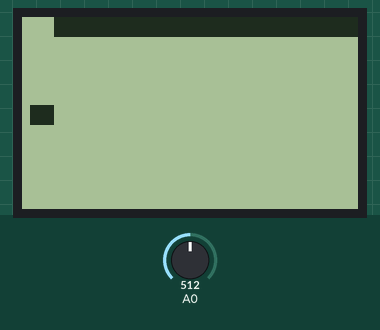
Bench run of a sketch on a simulated Arduino Uno, built with avr-gcc and run on an emulated ATmega328P. Parts: 84×48 one-colour display. The test bench sets the inputs (shaded band); at power-on: A0 = 512. What the sketch prints to the serial monitor is not drawn.

Above: at 1.03 s.
1.3 s: A0 set to 716
At 1.94 s:
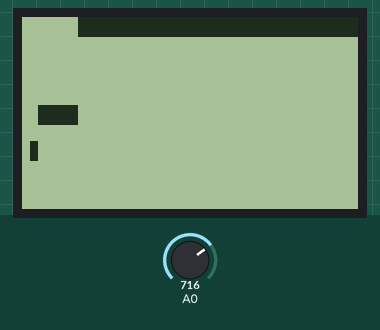
3.2 s: A0 set to 900
At 3.8 s:
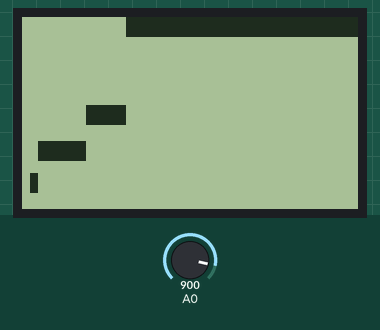
5.1 s: A0 set to 1023
At 5.7 s:
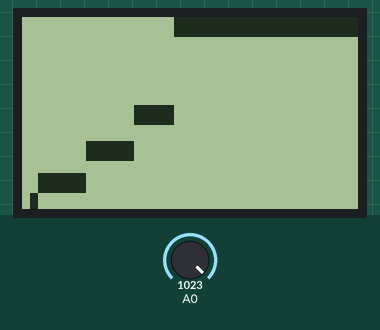
Timing chart, 0 to 8.1 s (numbered marks = the images above; inputs shaded):
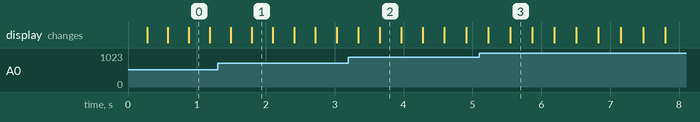

The sketch:

oscilloscope_fixed.ino
```cpp
#include <SPI.h>
#include <Adafruit_GFX.h>
#include <Adafruit_PCD8544.h>

// Software SPI (slower updates, more flexible pin options):
// pin 7 - Serial clock out (SCLK)
// pin 6 - Serial data out (DIN)
// pin 5 - Data/Command select (D/C)
// pin 4 - LCD chip select (CS)
// pin 3 - LCD reset (RST)
Adafruit_PCD8544 display = Adafruit_PCD8544(7, 6, 5, 4, 3);

// Hardware SPI (faster, but must use certain hardware pins):
// SCK is LCD serial clock (SCLK) - this is pin 13 on Arduino Uno
// MOSI is LCD DIN - this is pin 11 on an Arduino Uno
// pin 5 - Data/Command select (D/C)
// pin 4 - LCD chip select (CS)
// pin 3 - LCD reset (RST)
// Adafruit_PCD8544 display = Adafruit_PCD8544(5, 4, 3);
// Note with hardware SPI MISO and SS pins aren't used but will still be read
// and written to during SPI transfer.  Be careful sharing these pins!

int dataPositions[42];

void setup() {
  display.begin();
  display.setContrast(60);
    display.clearDisplay();

  Serial.begin(9600);
}

void loop() {
  int data = (analogRead(A0) / 23);
  Serial.println(data);
  memcpy(dataPositions, &dataPositions[1], sizeof(dataPositions) - sizeof(int));
  dataPositions[41] = data;
  for (int i=0; i<42; i++) {
    display.fillRect(84-i*2, dataPositions[i], 2, 5, 1);
    Serial.print(i);
    Serial.print("  ");
    Serial.println(dataPositions[i]);
  }

  display.display();
  delay(10);
  display.clearDisplay();
}
```
